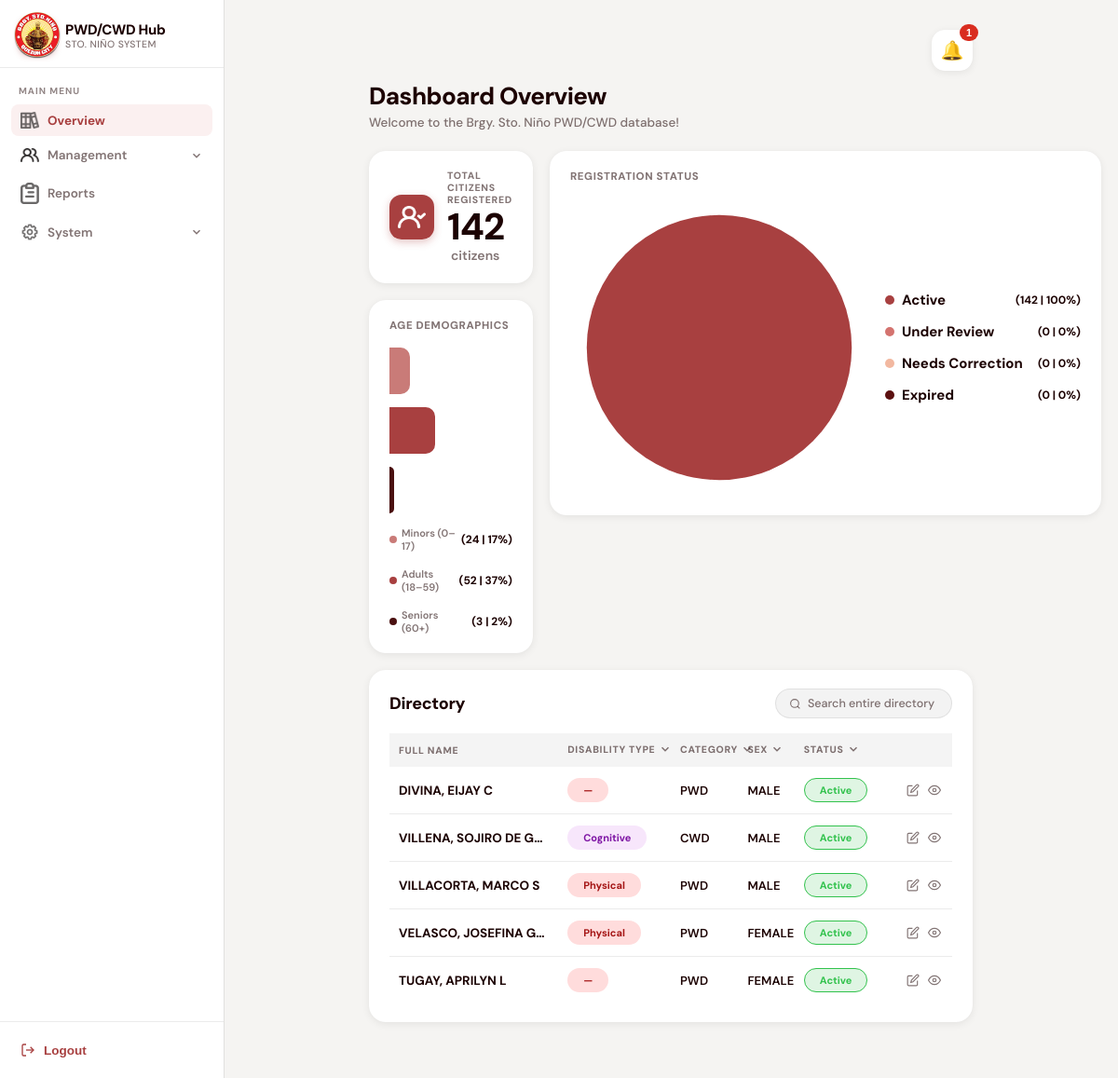
/dashboard.php (signed in), run on the app's committed database.
### tables this page shows
CREATE TABLE `residents` (
  `ID` int(11) NOT NULL AUTO_INCREMENT,
  `first_name` varchar(255) NOT NULL,
  `middle_name` varchar(255) DEFAULT NULL,
  `last_name` varchar(255) NOT NULL,
  `civil_status` enum('Single','Married','Widowed','Separated') DEFAULT NULL,
  `birthdate` date DEFAULT NULL,
  `birthplace` varchar(255) DEFAULT NULL,
  `sex` enum('male','female') DEFAULT NULL,
  `address` varchar(255) DEFAULT NULL,
  `resident_type` enum('PWD','CWD') NOT NULL,
  `control_num` varchar(255) DEFAULT NULL,
  `pwdid_num` varchar(255) DEFAULT NULL,
  `idissue_date` date DEFAULT NULL,
  `idexpiration_date` date DEFAULT NULL,
  `profile` varchar(255) DEFAULT NULL,
  `application_status` enum('needs correction','under review','approved','rejected') NOT NULL DEFAULT 'under review',
  `record_status` enum('active','expired','archived') NOT NULL DEFAULT 'active',
  `med_cert` varchar(255) DEFAULT NULL,
  `correction_remarks` text DEFAULT NULL,
  PRIMARY KEY (`ID`)
);

### dashboard.php (the view, shortened to what the rows shown need)
<?php
require_once("func/db.php");
require_once("func/getDashboardData.php");
?>
<!DOCTYPE html>
<html lang="en">
<head>
<link rel="stylesheet" href="css/dashboard.css" />
</head>
<body>
<div class="main">
  <h1 class="page-title">Dashboard Overview</h1>
  <div class="dir-card">
    <table>
      <colgroup>
      </colgroup>
      <thead>
        <tr>
          <th>Full Name</th>
          <th class="th-filter <?= !empty($dash_filter_disab) ? 'th-active' : '' ?>" onclick="dashToggleFilter('drop-disability', event)">
            Disability Type
            <svg width="14" height="14" class="th-chevron" viewBox="0 0 24 24" fill="none" stroke="currentColor" stroke-width="2.5"><path d="M6 9l6 6 6-6"/></svg>
          </th>
          <th class="th-filter <?= !empty($dash_filter_cat) ? 'th-active' : '' ?>" onclick="dashToggleFilter('drop-category', event)">
            Category
            <svg width="14" height="14" class="th-chevron" viewBox="0 0 24 24" fill="none" stroke="currentColor" stroke-width="2.5"><path d="M6 9l6 6 6-6"/></svg>
          </th>
          <th class="th-filter <?= !empty($dash_filter_sex) ? 'th-active' : '' ?>" onclick="dashToggleFilter('drop-sex', event)">
            Sex
            <svg width="14" height="14" class="th-chevron" viewBox="0 0 24 24" fill="none" stroke="currentColor" stroke-width="2.5"><path d="M6 9l6 6 6-6"/></svg>
          </th>
          <th class="th-filter <?= !empty($dash_filter_status) ? 'th-active' : '' ?>" onclick="dashToggleFilter('drop-status', event)">
            Status
            <svg width="14" height="14" class="th-chevron" viewBox="0 0 24 24" fill="none" stroke="currentColor" stroke-width="2.5"><path d="M6 9l6 6 6-6"/></svg>
          </th>
          <th></th>
        </tr>
      </thead>
      <tbody id="residentTable">
        <?php
        $display_count = 0;
        $limit = !empty($search) ? 5 : 5;
        if (mysqli_num_rows($residents_result) === 0): ?>
          <tr>
            <td colspan="6" style="text-align:center; padding:30px; color:#888;">No residents found matching your search.</td>
          </tr>
        <?php else:
          while ($user = mysqli_fetch_assoc($residents_result)):
            if ($display_count == $limit) break;
            $display_count++;
            $full_name = htmlspecialchars(
              $user['last_name'] . ", " . $user['first_name'] . " " . $user['middle_name']
            );
            $disability = htmlspecialchars($user['disability_type'] ?? '—');
            $category   = htmlspecialchars($user['resident_type'] ?? '—');
            $sex        = htmlspecialchars(strtoupper($user['sex'] ?? '—'));
if (($user['record_status'] ?? '') === 'expired') {
    $status = 'Expired';
} elseif (($user['application_status'] ?? '') === 'under review') {
    $status = 'Under Review';
} elseif (($user['application_status'] ?? '') === 'needs correction') {
    $status = 'Needs Correction';
} elseif (($user['application_status'] ?? '') === 'rejected') {
    $status = 'Rejected';
} else {
    $status = 'Active';
}
$status = htmlspecialchars($status);
$status_cls = "status-" . str_replace(' ', '-', strtolower($status));
          ?>
            <tr>
              <td class="td-name"><?php echo $full_name; ?></td>
              <td>
                <?php
                  $types = explode(",", $disability);
                  foreach ($types as $t):
                    $t = trim($t);
                    if ($t):
                ?>
                  <span class="badge <?php echo badgeClass($t); ?>"><?php echo htmlspecialchars($t); ?></span>
                <?php endif; endforeach; ?>
              </td>
              <td><?php echo $category; ?></td>
              <td><?php echo $sex; ?></td>
              <td><span class="status <?php echo $status_cls; ?>"><?php echo $status; ?></span></td>
              <td>
                <div class="actions">
                  <button class="action-btn" title="Edit" onclick="window.location.href='editResident.php?id=<?= $user['ID'] ?>'">
                      <svg width="18" height="18" viewBox="0 0 24 24" fill="none" stroke="currentColor" stroke-width="2"><path d="M11 4H4a2 2 0 0 0-2 2v14a2 2 0 0 0 2 2h14a2 2 0 0 0 2-2v-7"/><path d="M18.5 2.5a2.121 2.121 0 0 1 3 3L12 15l-4 1 1-4 9.5-9.5z"/></svg>
                    </button>
                    <button class="action-btn" title="View" onclick="window.location.href='viewprofile.php?id=<?= $user['ID'] ?>'">
                      <svg width="18" height="18" viewBox="0 0 24 24" fill="none" stroke="currentColor" stroke-width="2"><path d="M1 12s4-8 11-8 11 8 11 8-4 8-11 8-11-8-11-8z"/><circle cx="12" cy="12" r="3"/></svg>
                    </button>
                </div>
              </td>
            </tr>
          <?php endwhile; ?>
        <?php endif; ?>
      </tbody>
    </table>
  </div>
</div>
</body>
</html>

### data on the page
residents: full_name "DIVINA, EIJAY C", t "—", resident_type "PWD", sex "MALE", status "Active"
residents: full_name "VILLENA, SOJIRO DE G…", t "Cognitive", resident_type "CWD", sex "MALE", status "Active"
residents: full_name "VILLACORTA, MARCO S", t "Physical", resident_type "PWD", sex "MALE", status "Active"
residents: full_name "VELASCO, JOSEFINA G…", t "Physical", resident_type "PWD", sex "FEMALE", status "Active"
residents: full_name "TUGAY, APRILYN L", t "—", resident_type "PWD", sex "FEMALE", status "Active"

### other printed values
$notification_count "1"
$total "142"
$minors_count "24"
$adults_count "52"
$seniors_count "3"
$active_count "142"
$under_review_count "0"
$needs_correction_count "0"
$expired_count "0"
